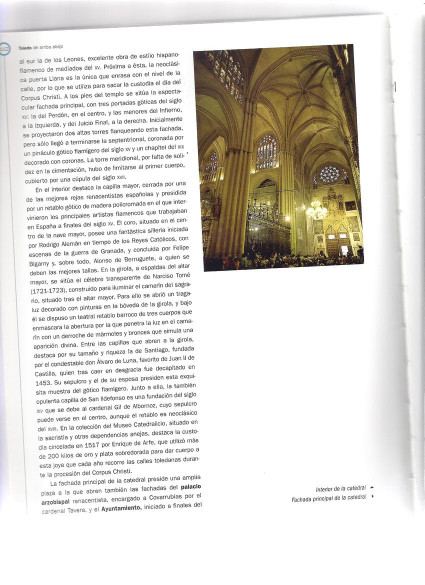
//> input picture EXAMENES/Practica/Escaner/escaneo3.jpg, 849 x 1169 px (shown at 1/2 size)
$ ./1__no_anda_   (built with g++ and OpenCV 4)
//> lines starting //> are read from the running program, lines starting //| are printed output that depends on the picture; after the words box and inside, x2 and y2 are one past the last pixel; in counts of white or black regions, pixels touching at a corner belong together
#include "opencv2/opencv.hpp"
#include "opencv2/highgui/highgui.hpp"
#include "pdi_functions.h"
#include <iostream>
#include <opencv2/core/types_c.h>
#include "opencv2/imgproc/imgproc.hpp"
#include <ostream>
#include "opencv2/core/core.hpp"
#include <stdio.h>
#include <opencv2/opencv.hpp>
#include <opencv2/highgui/highgui.hpp>
#include <string.h>


using namespace std;
using namespace cv;
using namespace pdi;


// [30 lines left out: function DibujarHough, not called in this run]


Mat DetectarLineas(Mat img, int tipo){

	//Tipo: 0 = Vertical
	//		1 = Horizontal
	//		2 = Diagnoal /
	//		3 = Diagonal \

	Mat Prewitt1;
	Mat kernel = Mat::eye( 3, 3, CV_32FC1 );
	switch(tipo){
	case 0 : //Vertical

		*(((float*) (kernel.data))) = -1;  // [0][0]
		*(((float*) (kernel.data))+1) = 2;  // [0][1]
		*(((float*) (kernel.data))+2) = -1.0;  // [0][2]
		*(((float*) (kernel.data))+3) = -1.0; //[1][0]
		*(((float*) (kernel.data))+4) = 2.0;// [1][1]
		*(((float*) (kernel.data))+5) = -1.0;// [1][2]
		*(((float*) (kernel.data))+6) = -1.0;// [2][0]
		*(((float*) (kernel.data))+7) = 2.0;// [2][1]
		*(((float*) (kernel.data))+8) = -1.0;// [2][2]

		filter2D(img, Prewitt1, -1, kernel);
		break;
	case 1 : //Horizontal


		*(((float*) (kernel.data))) = -1.0;  // [0][0]
		*(((float*) (kernel.data))+1) = -1.0;  // [0][1]
		*(((float*) (kernel.data))+2) = -1.0;  // [0][2]
		*(((float*) (kernel.data))+3) = 2.0; //[1][0]
		*(((float*) (kernel.data))+4) = 2.0;// [1][1]
		*(((float*) (kernel.data))+5) = 2.0;// [1][2]
		*(((float*) (kernel.data))+6) = -1.0;// [2][0]
		*(((float*) (kernel.data))+7) = -1.0;// [2][1]
		*(((float*) (kernel.data))+8) = -1.0;// [2][2]

		filter2D(img, Prewitt1, -1, kernel);
		return Prewitt1;
	case 2 : //Diagonal /


		*(((float*) (kernel.data))) = -1.0;  // [0][0]
		*(((float*) (kernel.data))+1) = -1.0;  // [0][1]
		*(((float*) (kernel.data))+2) = 2.0;  // [0][2]
		*(((float*) (kernel.data))+3) = -1.0; //[1][0]
		*(((float*) (kernel.data))+4) = 2.0;// [1][1]
		*(((float*) (kernel.data))+5) = -1.0;// [1][2]
		*(((float*) (kernel.data))+6) = 2.0;// [2][0]
		*(((float*) (kernel.data))+7) = -1.0;// [2][1]
		*(((float*) (kernel.data))+8) = -1.0;// [2][2]

		filter2D(img, Prewitt1, -1, kernel);
		return Prewitt1;
	case 3 : //Diagonal \


		*(((float*) (kernel.data))) = 2.0;  // [0][0]
		*(((float*) (kernel.data))+1) = -1.0;  // [0][1]
		*(((float*) (kernel.data))+2) = -1.0;  // [0][2]
		*(((float*) (kernel.data))+3) = -1.0; //[1][0]
		*(((float*) (kernel.data))+4) = 2.0;// [1][1]
		*(((float*) (kernel.data))+5) = -1.0;// [1][2]
		*(((float*) (kernel.data))+6) = -1.0;// [2][0]
		*(((float*) (kernel.data))+7) = -1.0;// [2][1]
		*(((float*) (kernel.data))+8) = 2.0;// [2][2]

		filter2D(img, Prewitt1, -1, kernel);
		return Prewitt1;
	}


}


// [114 lines left out: functions Segmentar, PrimerPunto, SegundoPunto, ObtenerAngulo, not called in this run]


///NO ESTA ANDANDO DEL TODO BIEN, PERO EL ANGNGULO SI ESTA BIEN,
///TENGO QUE ACOMODAR LAS LINEAS DE HOUGH, TRATAR DE QUE QUEDE SOLO UNA


int main(int argc, char** argv) {
	Mat imagen = imread("escaneo3.jpg",IMREAD_GRAYSCALE);
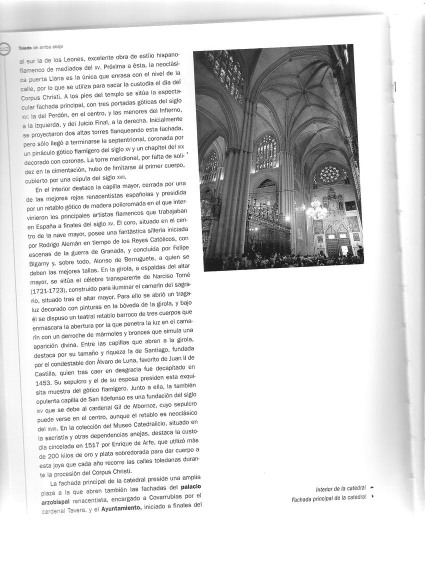
//> imagen: 1169 rows x 849 cols, CV_8UC1 (shown at 1/2 size); min 0, max 255, mean 219.6
	Mat Img = imagen.clone();

	namedWindow("Imagen",0);
	imshow("Imagen",imagen);

	///Binarizo la imagen
	threshold(imagen,imagen,200,255,THRESH_BINARY);
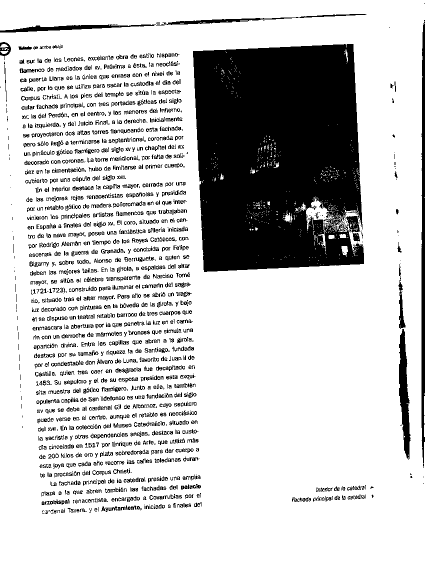
//> imagen: 1169 rows x 849 cols, CV_8UC1 (shown at 1/2 size); 79.3% white; 2177 black regions (816 under 20 px), largest, box (x1, y1, x2, y2) and area: (386, 88, 728, 544) 136251, (843, 43, 849, 936) 4569, (0, 28, 733, 65) 3557
	//	namedWindow("Binarizada",0);
	//	imshow("Binarizada",imagen);


	///Detecto las Lineas en todas las direcciones
	Mat imagen0 = DetectarLineas(imagen,0);
//> in DetectarLineas, `filter2D(img, Prewitt1, -1, kernel);`:
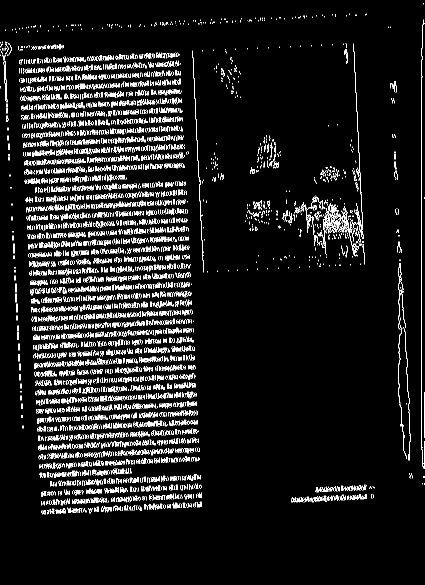
//> Prewitt1: 1169 rows x 849 cols, CV_8UC1 (shown at 1/2 size); 7% white in thin lines or dots, all inside (x1, y1, x2, y2) = (0, 6, 849, 1029)
//> in DetectarLineas, `filter2D(img, Prewitt1, -1, kernel);`: kernel = [[-1, 2, -1], [-1, 2, -1], [-1, 2, -1]]
	Mat imagen1 = DetectarLineas(imagen,1);
//> call 2 of DetectarLineas, with tipo = 1
//> in DetectarLineas (call 2), `filter2D(img, Prewitt1, -1, kernel);`:
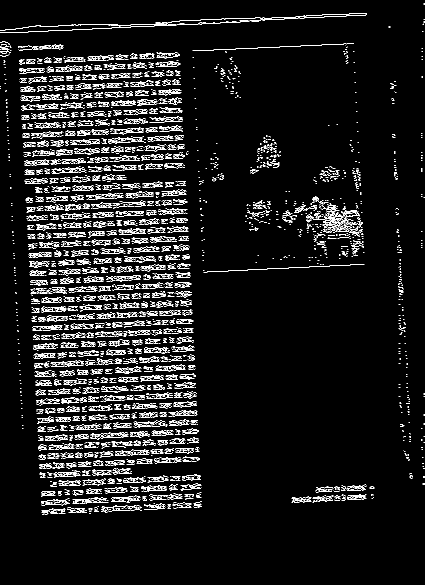
//> Prewitt1: 1169 rows x 849 cols, CV_8UC1 (shown at 1/2 size); 6.4% white in thin lines or dots, all inside (x1, y1, x2, y2) = (0, 6, 849, 1029)
//> in DetectarLineas (call 2), `filter2D(img, Prewitt1, -1, kernel);`: kernel = [[-1, -1, -1], [2, 2, 2], [-1, -1, -1]]
	Mat imagen2 = DetectarLineas(imagen,2);
//> call 3 of DetectarLineas, with tipo = 2
//> in DetectarLineas (call 3), `filter2D(img, Prewitt1, -1, kernel);`:
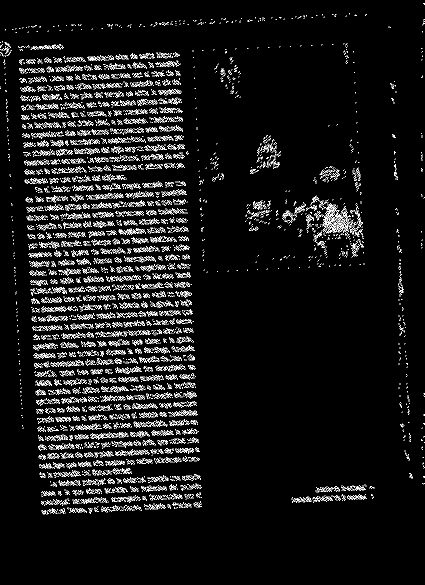
//> Prewitt1: 1169 rows x 849 cols, CV_8UC1 (shown at 1/2 size); 5.7% white in thin lines or dots, all inside (x1, y1, x2, y2) = (0, 6, 849, 1029)
//> in DetectarLineas (call 3), `filter2D(img, Prewitt1, -1, kernel);`: kernel = [[-1, -1, 2], [-1, 2, -1], [2, -1, -1]]
	Mat imagen3 = DetectarLineas(imagen,3);
//> call 4 of DetectarLineas, with tipo = 3
//> in DetectarLineas (call 4), `filter2D(img, Prewitt1, -1, kernel);`:
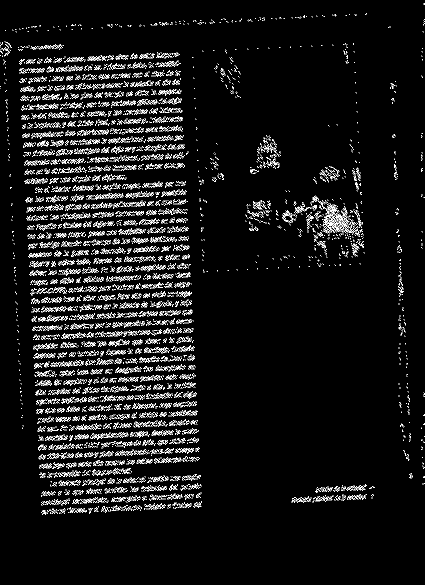
//> Prewitt1: 1169 rows x 849 cols, CV_8UC1 (shown at 1/2 size); 5.6% white in thin lines or dots, all inside (x1, y1, x2, y2) = (0, 6, 849, 1029)
//> in DetectarLineas (call 4), `filter2D(img, Prewitt1, -1, kernel);`: kernel = [[2, -1, -1], [-1, 2, -1], [-1, -1, 2]]
//> (the run ends here: the program stops with an error, at `imagen = imagen0+imagen1+imagen2+imagen3;`)

$ run again, with EXAMENES/Practica/Escaner/escaneo1.jpg copied over EXAMENES/Practica/Escaner/escaneo3.jpg
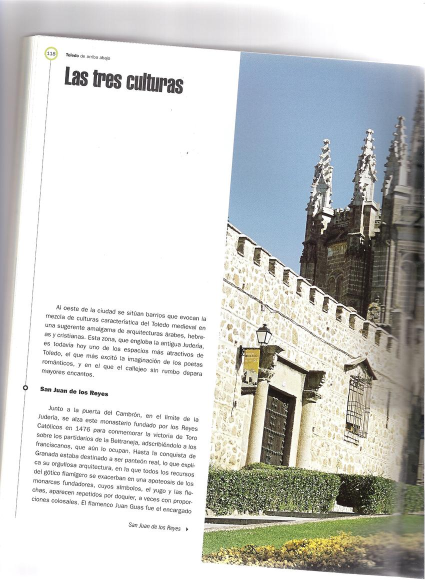
//> input picture EXAMENES/Practica/Escaner/escaneo1.jpg, 850 x 1166 px (shown at 1/2 size)
//> `threshold(imagen,imagen,200,255,THRESH_BINARY);`:
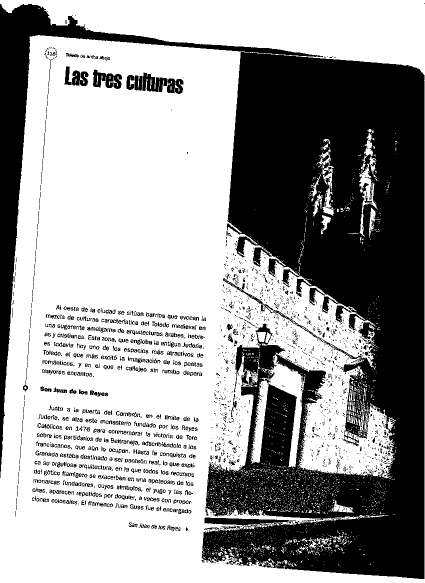
//> imagen: 1166 rows x 850 cols, CV_8UC1 (shown at 1/2 size); 61.8% white; 2332 black regions (1720 under 20 px), largest, box (x1, y1, x2, y2) and area: (403, 104, 849, 1158) 305468, (0, 8, 646, 956) 39214, (269, 145, 367, 188) 2335
//> in DetectarLineas, `filter2D(img, Prewitt1, -1, kernel);`: kernel = [[-1, 2, -1], [-1, 2, -1], [-1, 2, -1]]
//> in DetectarLineas (call 4), `filter2D(img, Prewitt1, -1, kernel);`:
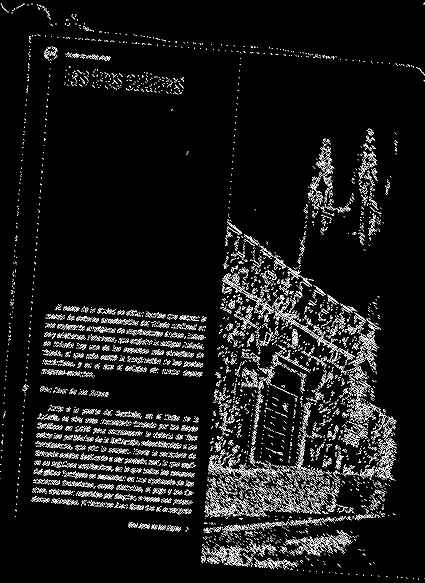
//> Prewitt1: 1166 rows x 850 cols, CV_8UC1 (shown at 1/2 size); 5.8% white in thin lines or dots
//> in DetectarLineas (call 4), `filter2D(img, Prewitt1, -1, kernel);`: kernel = [[2, -1, -1], [-1, 2, -1], [-1, -1, 2]]

$ run again, with EXAMENES/Practica/Escaner/escaneo5.jpg copied over EXAMENES/Practica/Escaner/escaneo3.jpg
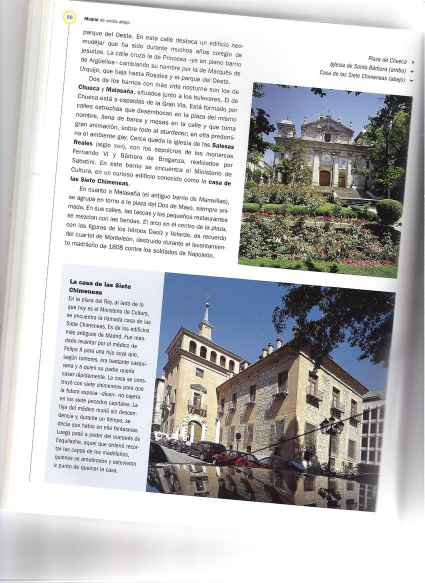
//> input picture EXAMENES/Practica/Escaner/escaneo5.jpg, 850 x 1166 px (shown at 1/2 size)
//> `threshold(imagen,imagen,200,255,THRESH_BINARY);`:
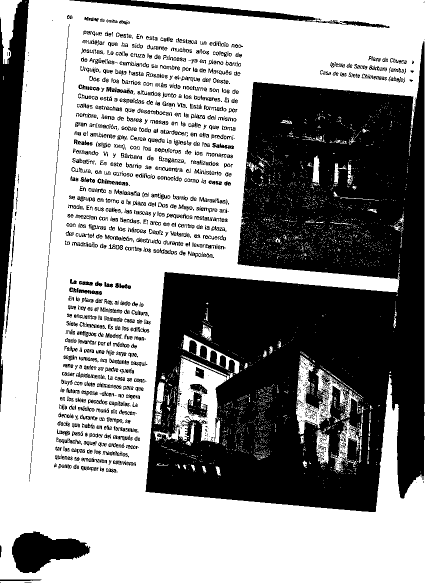
//> imagen: 1166 rows x 850 cols, CV_8UC1 (shown at 1/2 size); 58.8% white; 1790 black regions (801 under 20 px), largest, box (x1, y1, x2, y2) and area: (291, 82, 849, 1024) 328217, (0, 0, 58, 824) 19364, (24, 1063, 181, 1146) 7857
//> in DetectarLineas, `filter2D(img, Prewitt1, -1, kernel);`: kernel = [[-1, 2, -1], [-1, 2, -1], [-1, 2, -1]]
//> in DetectarLineas (call 4), `filter2D(img, Prewitt1, -1, kernel);`:
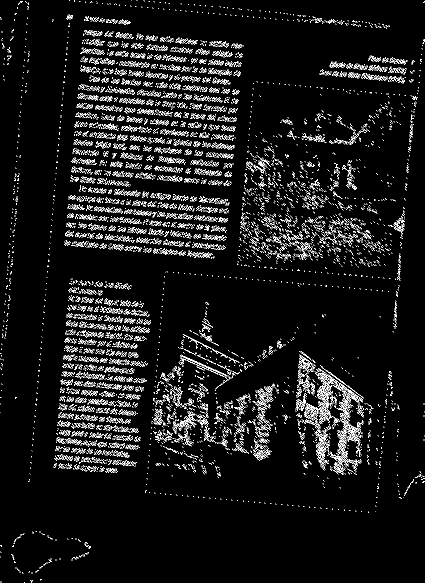
//> Prewitt1: 1166 rows x 850 cols, CV_8UC1 (shown at 1/2 size); 6% white in thin lines or dots
//> in DetectarLineas (call 4), `filter2D(img, Prewitt1, -1, kernel);`: kernel = [[2, -1, -1], [-1, 2, -1], [-1, -1, 2]]
